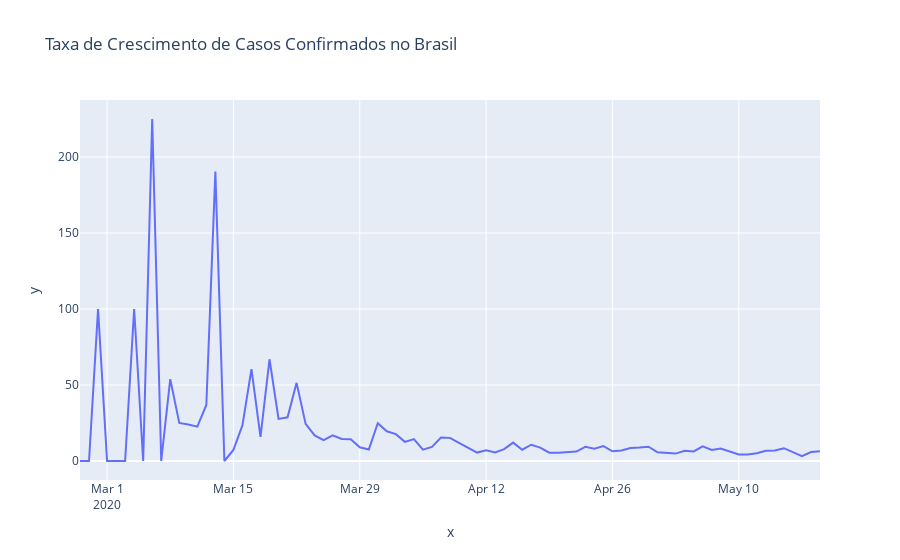

Notebook cell for this chart:
### Code cell
primeiro_dia = brazil.observationdate.loc[brazil.confirmed > 0].min()
px.line(x=pd.date_range(primeiro_dia, brazil.observationdate.max())[1:],
       y=tx_dia, title= 'Taxa de Crescimento de Casos Confirmados no Brasil')
